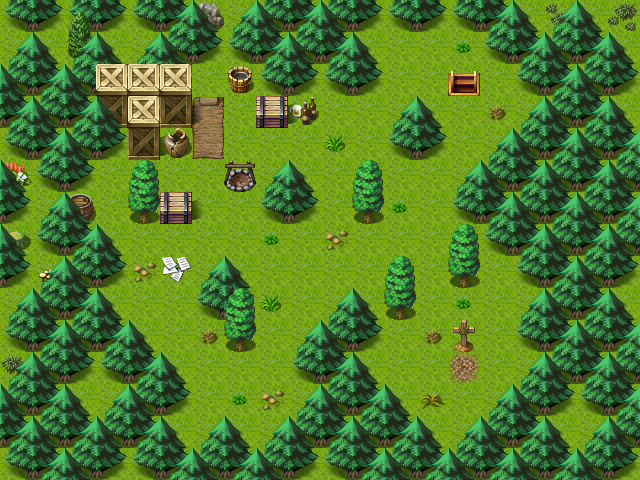

This is a level from a 2D game, rendered from its Tiled map with the project's own tilesets. A one-line summary and the map file follow, with tile-layer data summarised:
An orthogonal 20x15 tile map with 32x32 px tiles, 3 tile layers (Ground, Objects, Above), 1 hidden layer not drawn, 13 tilesets and 4 objects (2x spawn, mapchange, sign).

<map version="1.0" orientation="orthogonal" width="20" height="15" tilewidth="32" tileheight="32">
    <properties>
        <property name="outdoors" value="1" />
    </properties>
    <tileset firstgid="1" name="map_6" tilewidth="32" tileheight="32">
        <image source="../drawable/map_6.png" />
    </tileset>
    <tileset firstgid="65" name="map_7" tilewidth="32" tileheight="32">
        <image source="../drawable/map_7.png" />
    </tileset>
    <tileset firstgid="129" name="map_34" tilewidth="32" tileheight="32">
        <image source="../drawable/map_34.png" />
    </tileset>
    <tileset firstgid="193" name="map_9" tilewidth="32" tileheight="32">
        <image source="../drawable/map_9.png" />
    </tileset>
    <tileset firstgid="257" name="map_19" tilewidth="32" tileheight="32">
        <image source="../drawable/map_19.png" />
    </tileset>
    <tileset firstgid="321" name="map_5" tilewidth="32" tileheight="32">
        <image source="../drawable/map_5.png" />
    </tileset>
    <tileset firstgid="385" name="map_4" tilewidth="32" tileheight="32">
        <image source="../drawable/map_4.png" />
    </tileset>
    <tileset firstgid="449" name="map_1" tilewidth="32" tileheight="32">
        <image source="../drawable/map_1.png" />
    </tileset>
    <tileset firstgid="513" name="map_3" tilewidth="32" tileheight="32">
        <image source="../drawable/map_3.png" />
    </tileset>
    <tileset firstgid="577" name="map_28" tilewidth="32" tileheight="32">
        <image source="../drawable/map_28.png" />
    </tileset>
    <tileset firstgid="641" name="map_35" tilewidth="32" tileheight="32">
        <image source="../drawable/map_35.png" />
    </tileset>
    <tileset firstgid="705" name="map_20" tilewidth="32" tileheight="32">
        <image source="../drawable/map_20.png" />
    </tileset>
    <tileset firstgid="769" name="map_2" tilewidth="32" tileheight="32">
        <image source="../drawable/map_2.png" />
    </tileset>
    <layer name="Ground" width="20" height="15">
        <data>[300 cells, 300 non-empty, 4 distinct tile ids]</data>
    </layer>
    <layer name="Objects" width="20" height="15">
        <data>[300 cells, 186 non-empty, 30 distinct tile ids]</data>
    </layer>
    <layer name="Above" width="20" height="15">
        <data>[300 cells, 110 non-empty, 5 distinct tile ids]</data>
    </layer>
    <layer name="Walkable" width="20" height="15" visible="0">
        <data>[300 cells, 191 non-empty, 1 distinct tile ids]</data>
    </layer>
    <objectgroup name="Mapevents">
        <object name="down" type="mapchange" x="448" y="64" width="32" height="32">
            <properties>
                <property name="map" value="wild14_cave" />
                <property name="place" value="up_north" />
            </properties>
        </object>
        <object name="sign_oluag" type="sign" x="448" y="352" width="32" height="32" />
    </objectgroup>
    <objectgroup name="Spawn">
        <object name="oluag" type="spawn" x="224" y="96" width="32" height="32">
            <properties>
                <property name="spawngroup" value="oluag" />
            </properties>
        </object>
        <object name="forestboar3" type="spawn" x="128" y="320" width="192" height="128">
            <properties>
                <property name="spawngroup" value="forestboar3" />
            </properties>
        </object>
    </objectgroup>
    <objectgroup name="Keys" visible="0" />
</map>
